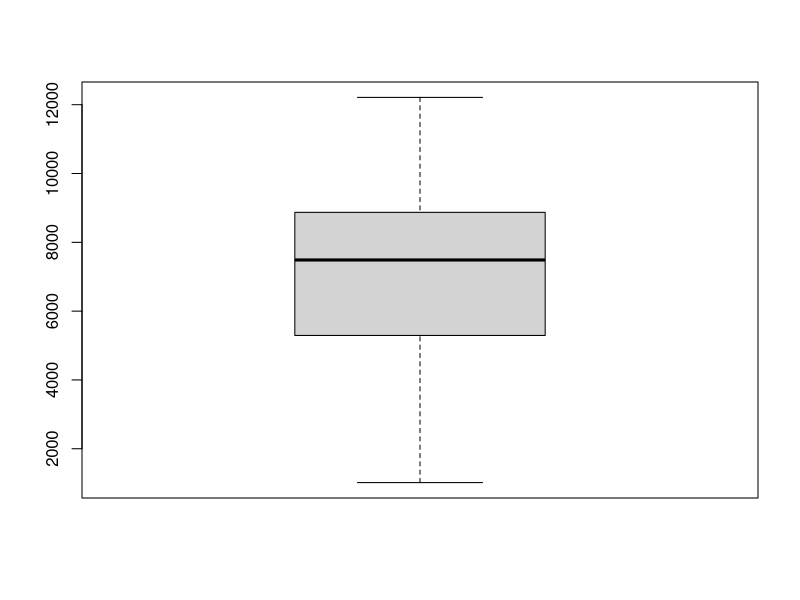
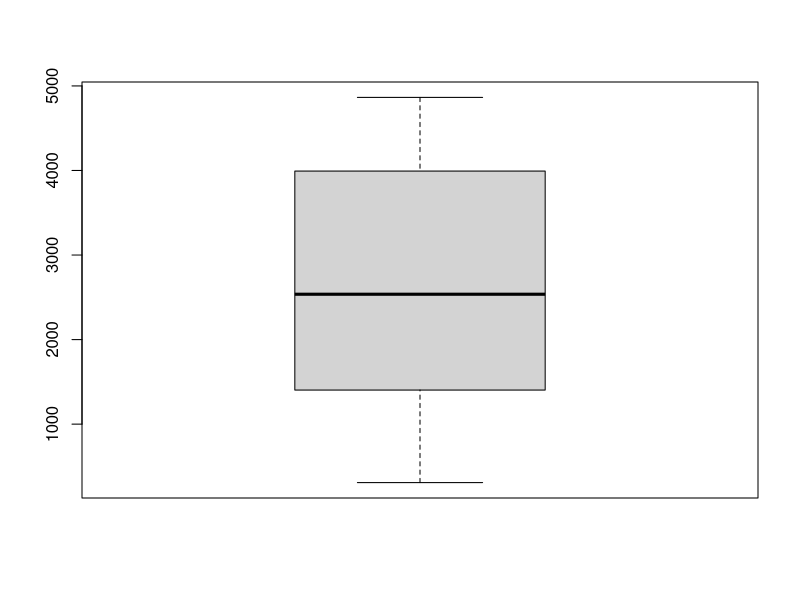
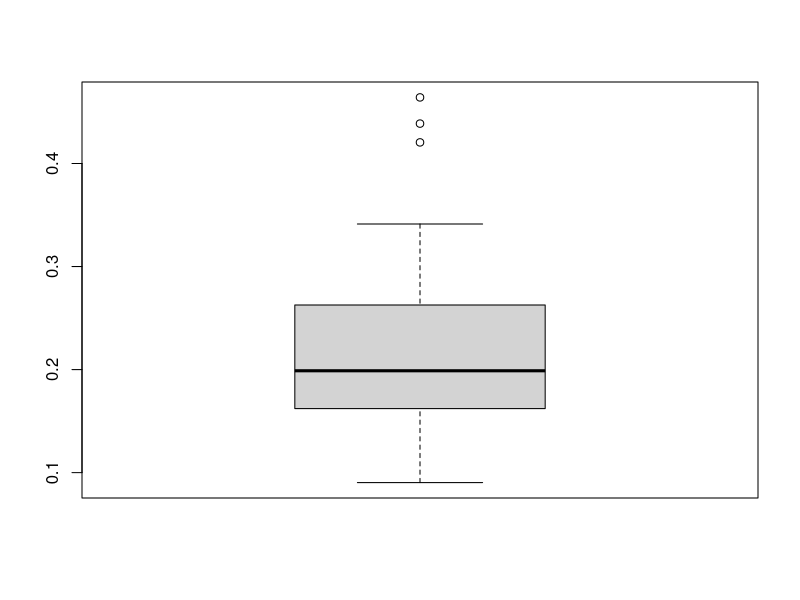
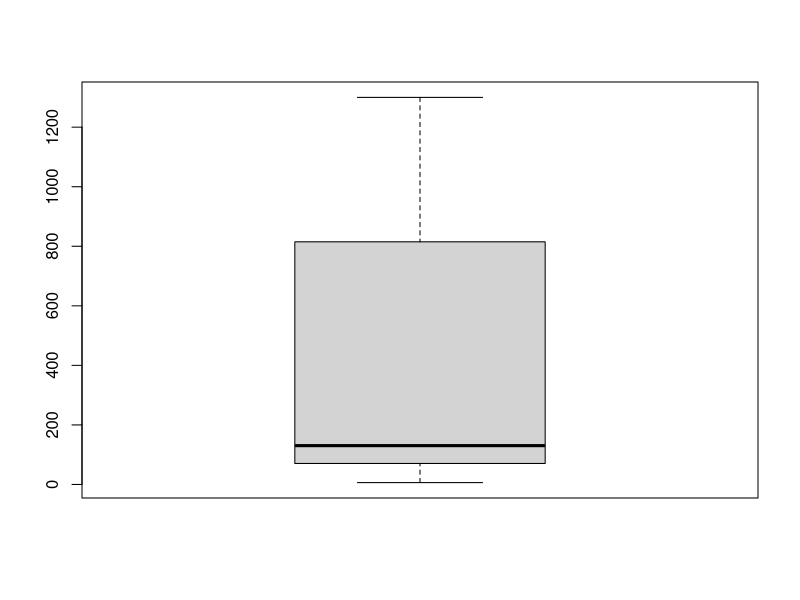
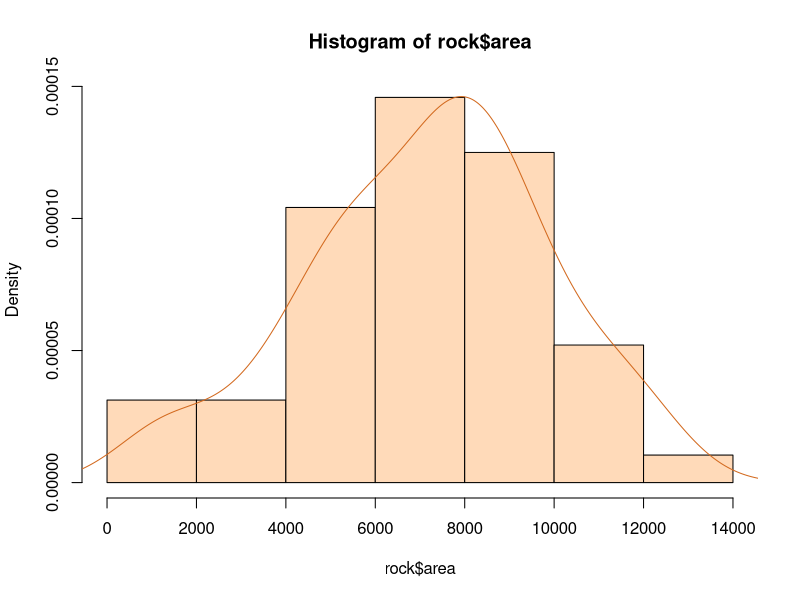
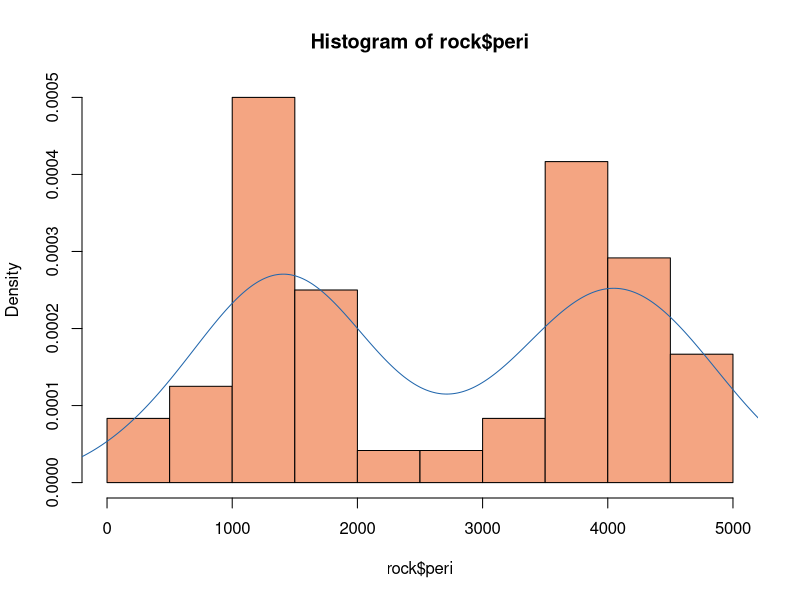
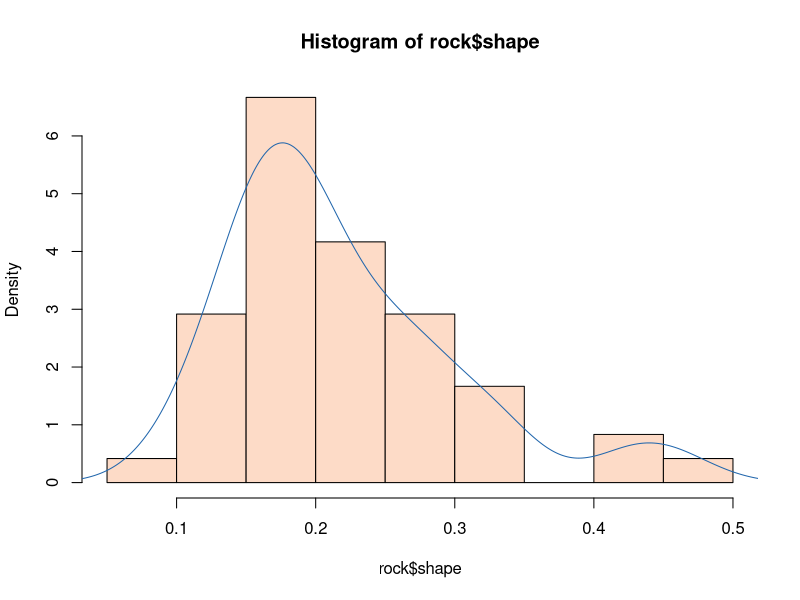
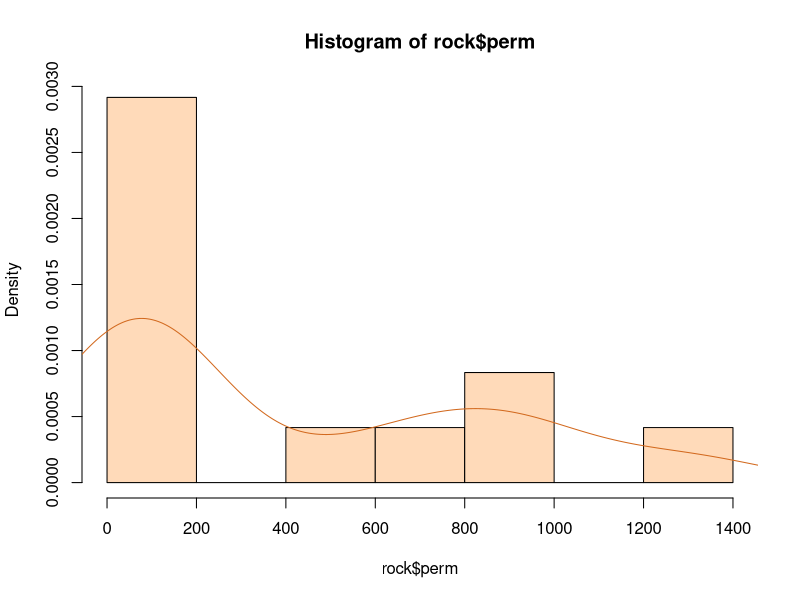

Recreate these plots in R, in order.
#------------------------------------------------------------------------
# Packages
#------------------------------------------------------------------------
# install if not preset
# install.packages(c("ggplot2))

options(scipen = 999) # disables the sci notation
library(ggplot2)
library(reshape2)

#------------------------------------------------------------------------

#------------------------------------------------------------------------
# Data - Measurements on Petroleum Rock Samples
#------------------------------------------------------------------------
help(rock)
# Columns
# $ area : int  -  area of pores space, in pixels out of 256 by 256
# $ peri : num  -  perimeter in pixels
# $ shape: num  -  perimeter/sqrt(area)
# $ perm : num  -  permeability in milli-Darcies


data(rock)
rock <- rock

# Twelve core samples from petroleum reservoirs were sampled by 4 
# cross-sections. 
# Each core sample was measured for permeability, and each cross-section 
# has total area of pores, total perimeter of pores, and shape.
#------------------------------------------------------------------------

#------------------------------------------------------------------------
# Basic Explorations
#------------------------------------------------------------------------
str(rock)
summary(rock)
ncol(rock) # no of columns
nrow(rock) # no of rows

#------------------------------------------------------------------------

#------------------------------------------------------------------------
# Statistical Indicators
#------------------------------------------------------------------------

#------------------------------------------------
# 0. Five number summary
#------------------------------------------------

# area
five_area <- round(quantile(rock$area),2)

# peri
five_peri <- round(quantile(rock$peri),2)

# shape
five_shape <- round(quantile(rock$shape),2)

# perm
five_perm <- round(quantile(rock$perm),2)

five_num <- data.frame(area=five_area,peri=five_peri,shape=five_shape,perm=five_perm)
five_num


#------------------------------------------------

#------------------------------------------------
# 1. Percentile Distribution of variables
# 0%  1%  5%  10%   20%  25%  50%   75%   90%  95%  99%  100%
#------------------------------------------------

# 1.1 area
quant_area <- round(quantile(rock$area, probs = c(0,0.01,0.05,0.10,0.25,0.5,0.75,0.9,0.95,0.99,1)),2)

# 1.2 peri
quant_peri <- round(quantile(rock$peri, probs = c(0,0.01,0.05,0.10,0.25,0.5,0.75,0.9,0.95,0.99,1)),2)

# 1.3 shape
quant_shape <- round(quantile(rock$shape, probs = c(0,0.01,0.05,0.10,0.25,0.5,0.75,0.9,0.95,0.99,1)),2)

# 1.4 perm
quant_perm <- round(quantile(rock$perm, probs = c(0,0.01,0.05,0.10,0.25,0.5,0.75,0.9,0.95,0.99,1)),2)

dist <- data.frame(quant_area,quant_peri,quant_shape,quant_perm)
#------------------------------------------------

#------------------------------------------------
# 2. Visulaizing distriutions - Whisker Plot
#------------------------------------------------


# 2.1 area
boxplot(rock$area)

# 2.2 peri
boxplot(rock$peri)

# 2.3 shape
boxplot(rock$shape)

# 2.4 perm
boxplot(rock$perm)


#------------------------------------------------

#------------------------------------------------
# 3. Central tendency
#------------------------------------------------

# 3.1 area
m1 <- mean(rock$area)
me1 <- median(rock$area)
mad1 <- mad(rock$area)

# 3.2 peri
m2 <- mean(rock$peri)
me2 <- median(rock$peri)
mad2 <- mad(rock$peri)

# 3.3 shape
m3 <- mean(rock$shape)
me3 <- median(rock$shape)
mad3 <- mad(rock$shape)

# 3.4 perm
m4 <- mean(rock$perm)
me4 <- median(rock$perm)
mad4 <- mad(rock$perm)

avg <- c(m1,m2,m3,m4)
median_val <- c(me1,me2,me3,me4)
mad_val <- c(mad1,mad2,mad3,mad4)

ct_and_disp <- data.frame(avg,median_val,mad_val)
rownames(ct_and_disp) <- c("area","peri","shape","perm")
#------------------------------------------------

#------------------------------------------------
# 4. Dispersion
#------------------------------------------------
# 4.1 area
var1 <- round(var(rock$area),2)
sd1 <- round(sd(rock$area),2)

# 4.2 peri
var2 <- round(var(rock$peri),2)
sd2 <- round(sd(rock$peri),2)

# 4.3 shape
var3 <- round(var(rock$shape),2)
sd3 <- round(sd(rock$shape),2)

# 4.4 perm
var4 <- round(var(rock$perm),2)
sd4 <- round(sd(rock$perm),2)

variance <- c(var1,var2,var3,var4)
std_dev <- c(sd1,sd2,sd3,sd4)
ct_and_disp <- cbind(ct_and_disp,variance,std_dev)

#------------------------------------------------

#------------------------------------------------
# 5. Probability Distributions (Histogram)
#------------------------------------------------

hist(rock$area,col="peachpuff",prob=T);lines(density(rock$area), col="chocolate")
hist(rock$peri,col="#F4A582",prob=T);lines(density(rock$peri), col="#2166AC")
hist(rock$shape,col="#FDDBC7",prob=T);lines(density(rock$shape), col="#2166AC")
hist(rock$perm,col="peachpuff",prob=T);lines(density(rock$perm), col="chocolate")

#------------------------------------------------

#------------------------------------------------
# 6. Single variable scatters
#------------------------------------------------
plot(x=1:48,y=rock$area,xlab = "index", ylab = "area")
plot(x=1:48,y=rock$peri,xlab = "index", ylab = "peri")
plot(x=1:48,y=rock$shape,xlab = "index", ylab = "shape")
plot(x=1:48,y=rock$perm,xlab = "index", ylab = "perm")

#------------------------------------------------

#------------------------------------------------
# 7. correlations
#------------------------------------------------
corr_mat <- round(cor(rock),2)
#------------------------------------------------


#-----------------------End of Step 1------------------------------------


#------------------------------------------------------------------------
# Step 2 : Plots using ggplot 2
#------------------------------------------------------------------------

# 1, Trend in area of pores space
# geom used : line (geom_line())
ggplot2::qplot(x = 1:48,y=rock$area, geom = "line",xlab = "index",ylab = "Area") + 
  labs(caption = "This trend chart shows that pore area is higher on\n the first two cross-sections and decreases\n as we keep progressing to the next sections") 

# 2, Distribution of Shape
# geom used : geom_density()
ggplot2::ggplot(data = rock) + aes(rock$shape) +
  geom_density(aes(rock$shape),data = rock,color="darkblue",fill="lightblue")+
  labs(subtitle = "shape follows a Gamma Distribution which usually arises naturally in processes for which the waiting times between two events are significant.\n The shape of a rock is influenced by various climatic events and geological surroundings and the fact that these rocks are collected at various reservoirs,\n it definitely would show a trend of a queueing models and hence the Gamma Distribution") 

# 3, correlation between shape and permeability
# does the shape of a rock effect it's permeability?
cor(x = rock$shape, y = rock$perm)
# geom used : geom_point() and geom_smooth()

ggplot2::qplot(x = rock$shape, y = rock$perm, geom = "point") + 
  xlab("Shape")+ylab("Permeability") + 
  geom_smooth(method = 'auto') +
  labs(subtitle = "The correlation coeff is approx 56% and the graph shows that there is a 'fair' amount of influence of shape of a rock on it's permeability",
       caption = "permeability is the abilty of a rock to store or allow gases and liquids to pass through them. Reservoirs of lower permiability are more preferable for further explorations"
       ) 

# 4. Overall correlations on a heatmap
# geom used : geom_tile()
# visualizaing correlation in a heatmap

melted_cormat <- reshape2::melt(corr_mat)
heatmap <- ggplot2::ggplot(data = melted_cormat, aes(x=Var1, y=Var2, fill=value)) + 
  
  scale_fill_gradient2(low = "blue", high = "red", mid = "white", 
                       midpoint = 0, 
                       name="Corr%") +
  geom_tile()
# adding captions via geom_text()
heatmap <- heatmap + geom_text(aes(Var2, Var1, label = paste0(value*100,"%")), color = "black", size = 4)
plot(heatmap)

#------------------------------------------------------------------------
